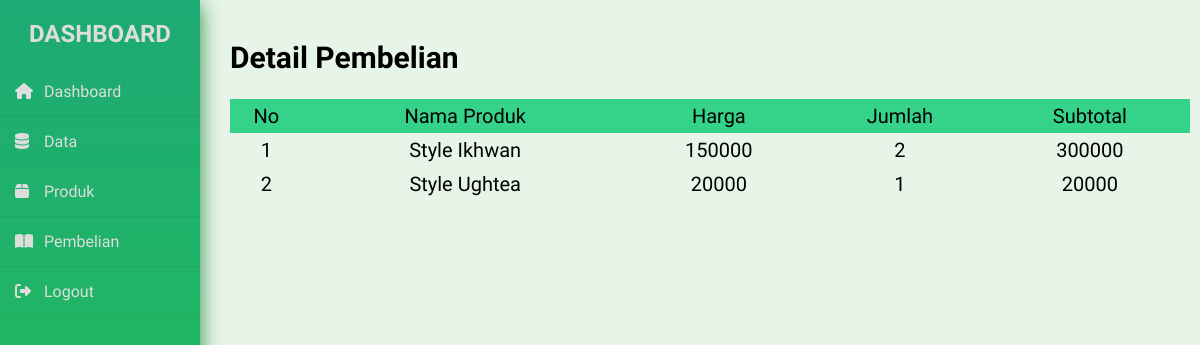
The app's page /admin/dashboard.php?halaman=detail&id=1 with its own data.
### tables this page shows
CREATE TABLE `pembelian_produk` (
  `id_pembelian_produk` int(11) NOT NULL,
  `id_pembelian` int(11) NOT NULL,
  `id_produk` int(11) NOT NULL,
  `jumlah` int(11) NOT NULL
);

CREATE TABLE `produk` (
  `id_produk` int(11) NOT NULL,
  `nama_produk` varchar(100) NOT NULL,
  `harga_produk` int(11) NOT NULL,
  `berat` int(11) NOT NULL,
  `foto_produk` varchar(100) NOT NULL,
  `deskripsi_produk` text NOT NULL
);

### admin/detail.php (the view, shortened to what this page needs)
<h2>Detail Pembelian</h2>
<br>
<table class="table1">
    <thead>
        <tr>
            <th>No</th>
            <th>Nama Produk</th>
            <th>Harga</th>
            <th>Jumlah</th>
            <th>Subtotal</th>
        </tr>
    </thead>
    <tbody>
        <?php $id = 1; ?>
        <?php $ambil = $db->query("SELECT * FROM pembelian_produk JOIN produk ON pembelian_produk.id_produk=produk.id_produk WHERE pembelian_produk.id_pembelian='$_GET[id]'"); ?>
        <?php while ($pecah = $ambil->fetch_assoc()) { ?>
            <tr>
                <td><?php echo $id; ?></td>
                <td><?php echo $pecah['nama_produk']; ?></td>
                <td><?php echo $pecah['harga_produk']; ?></td>
                <td><?php echo $pecah['jumlah']; ?></td>
                <td>
                    <?php echo $pecah['harga_produk'] * $pecah['jumlah']; ?>
                </td>
            </tr>
            <?php $id++; ?>
        <?php } ?>
    </tbody>
</table>

### css/dashboard.css (style rules this page uses)
* { margin: 0; padding: 0; box-sizing: border-box; list-style: none; text-decoration: none; font-family: 'Abel', sans-serif; }
body { background: rgb(231, 245, 233); }
.table1 { color: rgb(0, 0, 0); width: 100%; border-collapse: collapse; }
.table1 tr th { background: rgb(52, 211, 137); color: rgb(0, 0, 0); font-weight: normal; }
.table1, th, td { padding: 5px 1px; text-align: center; }

### records on screen
pembelian_produk: id_produk.nama_produk "Style Ikhwan", id_produk.harga_produk "150000", jumlah "2", $pecah['harga_produk'] * $pecah['jumlah'] "300000"
pembelian_produk: id_produk.nama_produk "Style Ughtea", id_produk.harga_produk "20000", jumlah "1", $pecah['harga_produk']*$pecah['jumlah'] "20000"
